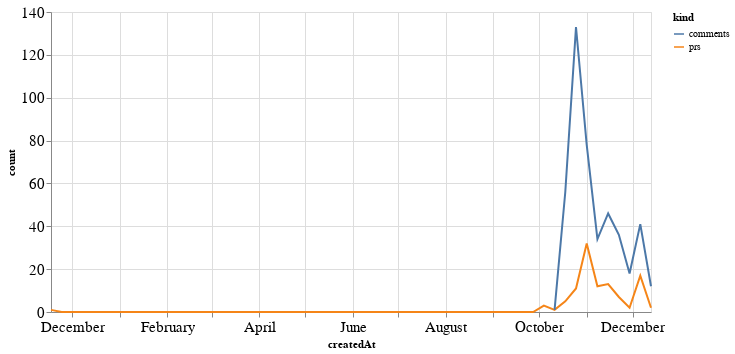

This figure's notebook cell:
### Code cell
alt.Chart(total_time, width=600).mark_line().encode(
    x='createdAt',
    y='count',
    color='kind'
)

### Figure 1 — Vega-Lite specification as saved in the notebook (floating-point values rounded to 4 significant figures)
{"config": {"axisLeft": {"labelFontSize": 15}, "axisBottom": {"labelFontSize": 15}}, "data": {"name": "data-628f04af328c865eb84013c5cfe2a4a6"}, "mark": "line", "encoding": {"color": {"type": "nominal", "field": "kind"}, "x": {"type": "temporal", "field": "createdAt"}, "y": {"type": "quantitative", "field": "count"}}, "width": 600, "$schema": "https://vega.github.io/schema/vega-lite/v4.8.1.json", "datasets": {"data-628f04af328c865eb84013c5cfe2a4a6": [{"createdAt": "2019-11-17T00:00:00", "kind": "prs", "count": 1.0}, {"createdAt": "2019-11-24T00:00:00", "kind": "prs", "count": 0.0}, {"createdAt": "2019-12-01T00:00:00", "kind": "prs", "count": 0.0}, {"createdAt": "2019-12-08T00:00:00", "kind": "prs", "count": 0.0}, {"createdAt": "2019-12-15T00:00:00", "kind": "prs", "count": 0.0}, {"createdAt": "2019-12-22T00:00:00", "kind": "prs", "count": 0.0}, {"createdAt": "2019-12-29T00:00:00", "kind": "prs", "count": 0.0}, {"createdAt": "2020-01-05T00:00:00", "kind": "prs", "count": 0.0}, {"createdAt": "2020-01-12T00:00:00", "kind": "prs", "count": 0.0}, {"createdAt": "2020-01-19T00:00:00", "kind": "prs", "count": 0.0}, {"createdAt": "2020-01-26T00:00:00", "kind": "prs", "count": 0.0}, {"createdAt": "2020-02-02T00:00:00", "kind": "prs", "count": 0.0}, {"createdAt": "2020-02-09T00:00:00", "kind": "prs", "count": 0.0}, {"createdAt": "2020-02-16T00:00:00", "kind": "prs", "count": 0.0}, {"createdAt": "2020-02-23T00:00:00", "kind": "prs", "count": 0.0}, {"createdAt": "2020-03-01T00:00:00", "kind": "prs", "count": 0.0}, {"createdAt": "2020-03-08T00:00:00", "kind": "prs", "count": 0.0}, {"createdAt": "2020-03-15T00:00:00", "kind": "prs", "count": 0.0}, {"createdAt": "2020-03-22T00:00:00", "kind": "prs", "count": 0.0}, {"createdAt": "2020-03-29T00:00:00", "kind": "prs", "count": 0.0}, {"createdAt": "2020-04-05T00:00:00", "kind": "prs", "count": 0.0}, {"createdAt": "2020-04-12T00:00:00", "kind": "prs", "count": 0.0}, {"createdAt": "2020-04-19T00:00:00", "kind": "prs", "count": 0.0}, {"createdAt": "2020-04-26T00:00:00", "kind": "prs", "count": 0.0}, {"createdAt": "2020-05-03T00:00:00", "kind": "prs", "count": 0.0}, {"createdAt": "2020-05-10T00:00:00", "kind": "prs", "count": 0.0}, {"createdAt": "2020-05-17T00:00:00", "kind": "prs", "count": 0.0}, {"createdAt": "2020-05-24T00:00:00", "kind": "prs", "count": 0.0}, {"createdAt": "2020-05-31T00:00:00", "kind": "prs", "count": 0.0}, {"createdAt": "2020-06-07T00:00:00", "kind": "prs", "count": 0.0}, {"createdAt": "2020-06-14T00:00:00", "kind": "prs", "count": 0.0}, {"createdAt": "2020-06-21T00:00:00", "kind": "prs", "count": 0.0}, {"createdAt": "2020-06-28T00:00:00", "kind": "prs", "count": 0.0}, {"createdAt": "2020-07-05T00:00:00", "kind": "prs", "count": 0.0}, {"createdAt": "2020-07-12T00:00:00", "kind": "prs", "count": 0.0}, {"createdAt": "2020-07-19T00:00:00", "kind": "prs", "count": 0.0}, {"createdAt": "2020-07-26T00:00:00", "kind": "prs", "count": 0.0}, {"createdAt": "2020-08-02T00:00:00", "kind": "prs", "count": 0.0}, {"createdAt": "2020-08-09T00:00:00", "kind": "prs", "count": 0.0}, {"createdAt": "2020-08-16T00:00:00", "kind": "prs", "count": 0.0}, {"createdAt": "2020-08-23T00:00:00", "kind": "prs", "count": 0.0}, {"createdAt": "2020-08-30T00:00:00", "kind": "prs", "count": 0.0}, {"createdAt": "2020-09-06T00:00:00", "kind": "prs", "count": 0.0}, {"createdAt": "2020-09-13T00:00:00", "kind": "prs", "count": 0.0}, {"createdAt": "2020-09-20T00:00:00", "kind": "prs", "count": 0.0}, {"createdAt": "2020-09-27T00:00:00", "kind": "prs", "count": 0.0}, {"createdAt": "2020-10-04T00:00:00", "kind": "prs", "count": 3.0}, {"createdAt": "2020-10-11T00:00:00", "kind": "prs", "count": 1.0}, {"createdAt": "2020-10-18T00:00:00", "kind": "prs", "count": 5.0}, {"createdAt": "2020-10-25T00:00:00", "kind": "prs", "count": 11.0}, {"createdAt": "2020-11-01T00:00:00", "kind": "prs", "count": 32.0}, {"createdAt": "2020-11-08T00:00:00", "kind": "prs", "count": 12.0}, {"createdAt": "2020-11-15T00:00:00", "kind": "prs", "count": 13.0}, {"createdAt": "2020-11-22T00:00:00", "kind": "prs", "count": 7.0}, {"createdAt": "2020-11-29T00:00:00", "kind": "prs", "count": 2.0}, {"createdAt": "2020-12-06T00:00:00", "kind": "prs", "count": 17.0}, {"createdAt": "2020-12-13T00:00:00", "kind": "prs", "count": 2.0}, {"createdAt": "2019-11-17T00:00:00", "kind": "comments", "count": null}, {"createdAt": "2019-11-24T00:00:00", "kind": "comments", "count": null}, {"createdAt": "2019-12-01T00:00:00", "kind": "comments", "count": null}, {"createdAt": "2019-12-08T00:00:00", "kind": "comments", "count": null}, {"createdAt": "2019-12-15T00:00:00", "kind": "comments", "count": null}, {"createdAt": "2019-12-22T00:00:00", "kind": "comments", "count": null}, {"createdAt": "2019-12-29T00:00:00", "kind": "comments", "count": null}, {"createdAt": "2020-01-05T00:00:00", "kind": "comments", "count": null}, {"createdAt": "2020-01-12T00:00:00", "kind": "comments", "count": null}, {"createdAt": "2020-01-19T00:00:00", "kind": "comments", "count": null}, {"createdAt": "2020-01-26T00:00:00", "kind": "comments", "count": null}, {"createdAt": "2020-02-02T00:00:00", "kind": "comments", "count": null}, {"createdAt": "2020-02-09T00:00:00", "kind": "comments", "count": null}, {"createdAt": "2020-02-16T00:00:00", "kind": "comments", "count": null}, {"createdAt": "2020-02-23T00:00:00", "kind": "comments", "count": null}, {"createdAt": "2020-03-01T00:00:00", "kind": "comments", "count": null}, {"createdAt": "2020-03-08T00:00:00", "kind": "comments", "count": null}, {"createdAt": "2020-03-15T00:00:00", "kind": "comments", "count": null}, {"createdAt": "2020-03-22T00:00:00", "kind": "comments", "count": null}, {"createdAt": "2020-03-29T00:00:00", "kind": "comments", "count": null}, {"createdAt": "2020-04-05T00:00:00", "kind": "comments", "count": null}, {"createdAt": "2020-04-12T00:00:00", "kind": "comments", "count": null}, {"createdAt": "2020-04-19T00:00:00", "kind": "comments", "count": null}, {"createdAt": "2020-04-26T00:00:00", "kind": "comments", "count": null}, {"createdAt": "2020-05-03T00:00:00", "kind": "comments", "count": null}, {"createdAt": "2020-05-10T00:00:00", "kind": "comments", "count": null}, {"createdAt": "2020-05-17T00:00:00", "kind": "comments", "count": null}, {"createdAt": "2020-05-24T00:00:00", "kind": "comments", "count": null}, {"createdAt": "2020-05-31T00:00:00", "kind": "comments", "count": null}, {"createdAt": "2020-06-07T00:00:00", "kind": "comments", "count": null}, {"createdAt": "2020-06-14T00:00:00", "kind": "comments", "count": null}, {"createdAt": "2020-06-21T00:00:00", "kind": "comments", "count": null}, {"createdAt": "2020-06-28T00:00:00", "kind": "comments", "count": null}, {"createdAt": "2020-07-05T00:00:00", "kind": "comments", "count": null}, {"createdAt": "2020-07-12T00:00:00", "kind": "comments", "count": null}, {"createdAt": "2020-07-19T00:00:00", "kind": "comments", "count": null}, {"createdAt": "2020-07-26T00:00:00", "kind": "comments", "count": null}, {"createdAt": "2020-08-02T00:00:00", "kind": "comments", "count": null}, {"createdAt": "2020-08-09T00:00:00", "kind": "comments", "count": null}, {"createdAt": "2020-08-16T00:00:00", "kind": "comments", "count": null}, {"createdAt": "2020-08-23T00:00:00", "kind": "comments", "count": null}, {"createdAt": "2020-08-30T00:00:00", "kind": "comments", "count": null}, {"createdAt": "2020-09-06T00:00:00", "kind": "comments", "count": null}, {"createdAt": "2020-09-13T00:00:00", "kind": "comments", "count": null}, {"createdAt": "2020-09-20T00:00:00", "kind": "comments", "count": null}, {"createdAt": "2020-09-27T00:00:00", "kind": "comments", "count": null}, {"createdAt": "2020-10-04T00:00:00", "kind": "comments", "count": null}, {"createdAt": "2020-10-11T00:00:00", "kind": "comments", "count": 1.0}, {"createdAt": "2020-10-18T00:00:00", "kind": "comments", "count": 56.0}, {"createdAt": "2020-10-25T00:00:00", "kind": "comments", "count": 133.0}, {"createdAt": "2020-11-01T00:00:00", "kind": "comments", "count": 78.0}, {"createdAt": "2020-11-08T00:00:00", "kind": "comments", "count": 34.0}, {"createdAt": "2020-11-15T00:00:00", "kind": "comments", "count": 46.0}, {"createdAt": "2020-11-22T00:00:00", "kind": "comments", "count": 36.0}, {"createdAt": "2020-11-29T00:00:00", "kind": "comments", "count": 18.0}, {"createdAt": "2020-12-06T00:00:00", "kind": "comments", "count": 41.0}, {"createdAt": "2020-12-13T00:00:00", "kind": "comments", "count": 12.0}]}}
